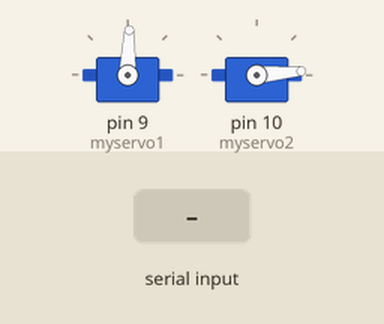
Recording of a sketch running on a simulated Arduino Uno, built with avr-gcc and run on an emulated ATmega328P. Shown: 2 × servo. Inputs (shaded band) come from the test bench.

Above: at 1.2 s.
1.3 s: byte 4 (4) received over Serial
At 2.5 s:
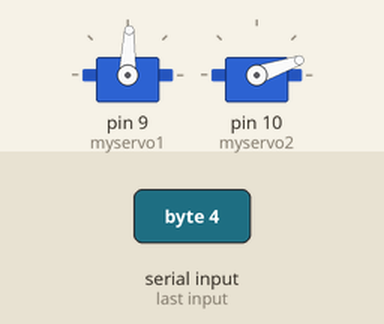
2.8 s: byte 3 (3) received over Serial
At 3.6 s:
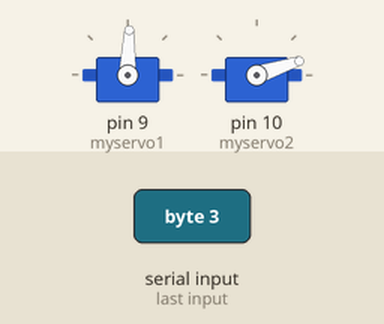
Timing chart, 0 to 5.8 s (numbered marks = the images above; inputs shaded):
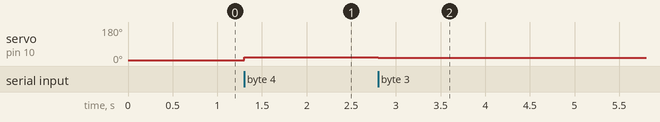

The sketch:

Control_2.ino
```cpp
#include <Servo.h>

Servo myservo1; // 建立Servo物件，控制伺服馬達
Servo myservo2;

void setup()
{
  Serial.begin(57600);
  myservo1.writeMicroseconds(1450);
  myservo2.writeMicroseconds(600);

  myservo1.attach(9,500,2400);
  myservo2.attach(10,500,2400);
}
int i=1450;
int j=700;
void loop()
{
  if(Serial.read() == 1)
  {
     myservo1.writeMicroseconds(i);
     i+=5;
     //delay(20);
     if(i > 2400)
     {
      i=2400;
     }
  }
  if(Serial.read() == 2)
  {
     myservo1.writeMicroseconds(i);
     i-=5;
     //delay(20);
     if(i < 500)
     {
      i=500;
     }
  }
  if(Serial.read() == 3)
  {
     myservo2.writeMicroseconds(j);
     j+=5;
     //delay(20);
     if(j > 1000)
     {
      j=1000;
     }
  }
  if(Serial.read() == 4)
  {
     myservo2.writeMicroseconds(j);
     j-=5;
     //delay(20);
     if(j < 600)
     {
      j=600;
     }
  }
}
```

Measured:
- after the input at 1.3 s, servo on pin 10 (myservo2): 5° → 19° at once
- after the input at 2.8 s, servo on pin 10 (myservo2): 19° → 18° at once
